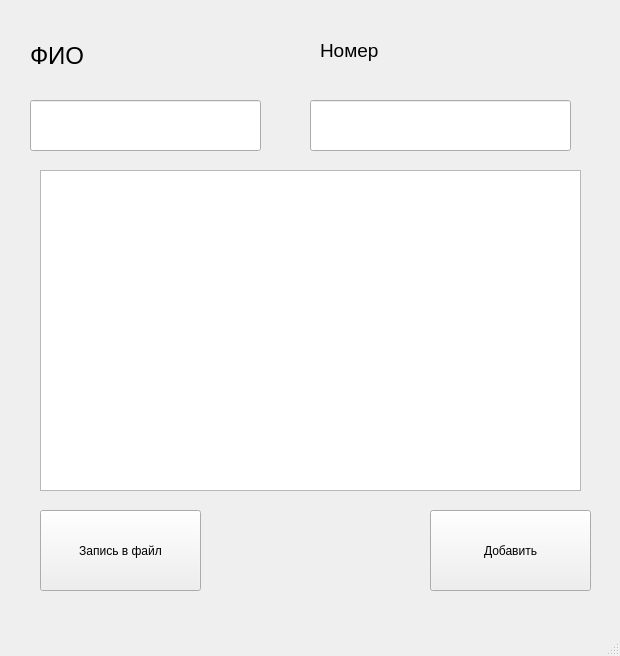
<?xml version="1.0" encoding="UTF-8"?>
<ui version="4.0">
 <class>MainWindow</class>
 <widget class="QMainWindow" name="MainWindow">
  <property name="geometry">
   <rect>
    <x>0</x>
    <y>0</y>
    <width>620</width>
    <height>656</height>
   </rect>
  </property>
  <property name="windowTitle">
   <string>MainWindow</string>
  </property>
  <widget class="QWidget" name="centralwidget">
   <widget class="QPushButton" name="pushButton">
    <property name="geometry">
     <rect>
      <x>430</x>
      <y>510</y>
      <width>161</width>
      <height>81</height>
     </rect>
    </property>
    <property name="text">
     <string>Добавить</string>
    </property>
   </widget>
   <widget class="QLabel" name="label">
    <property name="geometry">
     <rect>
      <x>30</x>
      <y>20</y>
      <width>241</width>
      <height>71</height>
     </rect>
    </property>
    <property name="font">
     <font>
      <pointsize>18</pointsize>
     </font>
    </property>
    <property name="text">
     <string>ФИО</string>
    </property>
   </widget>
   <widget class="QLabel" name="label_2">
    <property name="geometry">
     <rect>
      <x>320</x>
      <y>20</y>
      <width>221</width>
      <height>61</height>
     </rect>
    </property>
    <property name="font">
     <font>
      <pointsize>14</pointsize>
     </font>
    </property>
    <property name="text">
     <string>Номер</string>
    </property>
   </widget>
   <widget class="QLineEdit" name="lineEdit">
    <property name="geometry">
     <rect>
      <x>30</x>
      <y>100</y>
      <width>231</width>
      <height>51</height>
     </rect>
    </property>
    <property name="font">
     <font>
      <pointsize>16</pointsize>
     </font>
    </property>
   </widget>
   <widget class="QLineEdit" name="lineEdit_2">
    <property name="geometry">
     <rect>
      <x>310</x>
      <y>100</y>
      <width>261</width>
      <height>51</height>
     </rect>
    </property>
    <property name="font">
     <font>
      <pointsize>16</pointsize>
     </font>
    </property>
   </widget>
   <widget class="QTextEdit" name="textEdit">
    <property name="geometry">
     <rect>
      <x>40</x>
      <y>170</y>
      <width>541</width>
      <height>321</height>
     </rect>
    </property>
    <property name="font">
     <font>
      <pointsize>18</pointsize>
     </font>
    </property>
   </widget>
   <widget class="QPushButton" name="pushButton_2">
    <property name="geometry">
     <rect>
      <x>40</x>
      <y>510</y>
      <width>161</width>
      <height>81</height>
     </rect>
    </property>
    <property name="text">
     <string>Запись в файл</string>
    </property>
   </widget>
  </widget>
  <widget class="QMenuBar" name="menubar">
   <property name="geometry">
    <rect>
     <x>0</x>
     <y>0</y>
     <width>620</width>
     <height>20</height>
    </rect>
   </property>
  </widget>
  <widget class="QStatusBar" name="statusbar"/>
 </widget>
 <resources/>
 <connections/>
</ui>
